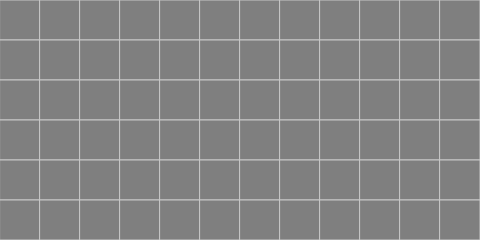
Frame 1 (no input)
Frame 60 (no input): identical to frame 1, image omitted
Frame 120 (the mouse pressed at the canvas centre since frame 60): identical to frame 1, image omitted

The p5.js sketch that drew this single still picture (run headless with seeded random() and noise() and a simulated clock; from frame 60 on, the mouse is pressed at the canvas centre):

// p5.js sketch
// ── sketch.js
var cellSize = 40;
var mineRatio = 0.1;

var rows, cols;
var board = [];
var discovered = [];

var MINE_VALUE = 10;

var gameOver;


function setup(){
	createCanvas(12*cellSize,6*cellSize);
	cols = width / cellSize;
	rows = height / cellSize;

	gameOver = false;

	initializeBoard();

}

function restart(){
	gameOver = false;

	initializeBoard();
	loop();
}


function draw(){	
	background(51);
	stroke(200);
	fill(127,50);

	textSize(16);
	ellipseMode(CENTER);
	textAlign(CENTER, CENTER);
	
	for(var i=0; i < cols; i++){
		for (var j = 0; j < rows; j++) {
			if(discovered[i][j]){
				fill(75);
				stroke(200);
				rect((i*cellSize), (j*cellSize), cellSize, cellSize);
				if(board[i][j] == MINE_VALUE){
					noStroke();
					fill(200,0,0);
					ellipse((i*cellSize) + cellSize/2, (j*cellSize) + cellSize/2, 16);
				}
				else{
					noStroke();
					fill(0,127,250);
					if(board[i][j] != 0){
						text(board[i][j], (i*cellSize) + cellSize/2, (j*cellSize) + cellSize/2);
					}
				}
			}
			else{
				fill(127);
				stroke(200);
				rect((i*cellSize), (j*cellSize), cellSize, cellSize);
			}
		}
	}

	if(gameOver){
		textSize(50);
		fill(255);
		noStroke();
		text('GAME OVER', width/2, height/2);
		textSize(16);
		text('Click to restart', width/2, height * 0.75);
		noLoop();
	}
	if(checkWin()){
		textSize(50);
		fill(255);
		noStroke();
		text('YOU WIN!', width/2, height/2);
		textSize(16);
		text('Click to restart', width/2, height * 0.75);
		gameOver = true;
		noLoop();
	}

}

function initializeBoard(){
	for(var i=0; i < cols; i++){
		discovered[i] = [];
		board[i] = [];
		for (var j = 0; j < rows; j++) {
			discovered[i][j] = false;
			board[i][j] = 0;
		}
	}

	var nMines = floor((cols * rows) * mineRatio);

	for(var i=0; i < nMines; i++){
		var x,y;
		do{
			x = floor(random(cols));
			y = floor(random(rows));
		}while(board[x][y] == MINE_VALUE);
		board[x][y] = MINE_VALUE;
	}

	for(var i=0; i < cols; i++){
		for (var j = 0; j < rows; j++) {
			if(board[i][j] != MINE_VALUE){
				board[i][j] = minesAround(i,j);
			}
		}
	}
}

function minesAround(x,y){
	var count = 0;
	var initX = x-1;
	var endX = x+1;
	var initY = y-1;
	var endY = y+1;
	if(x == 0){
		initX = x;
	}
	if(x == cols-1){
		endX = x;
	}
	if(y == 0){
		initY = y;
	}
	if(y == rows-1){
		endY = y;
	}

	for(var i = initX; i <= endX; i++){
		for(var j=initY; j <= endY; j++){
			if(board[i][j] == MINE_VALUE){
				count++;
			}
		}
	}

	return count;
}

function mouseReleased(){
	if(gameOver){
		restart();
		return;
	}
	var colClicked = floor(mouseX / cellSize);
	var rowClicked = floor(mouseY / cellSize);

	gameOver = !discover(colClicked, rowClicked);
}

function discover(x,y){
	if(x < 0 || x >= cols || y < 0 || y >= rows){
		return true;
	}
	if(discovered[x][y]){
		return true;
	}

	discovered[x][y] = true;

	if(board[x][y] == MINE_VALUE){
		return false;
	}

	if(board[x][y] == 0){
		for(var i = x-1; i <= x+1; i++){
			for(var j = y-1; j <= y+1; j++){
				discover(i,j);
			}	
		}
	}
	return true;
}

function checkWin(){
	for(var i=0; i < cols; i++){
		for (var j = 0; j < rows; j++) {
			if(board[i][j] != MINE_VALUE && !discovered[i][j]){
				return false;
			}
		}
	}

	return true;
}
